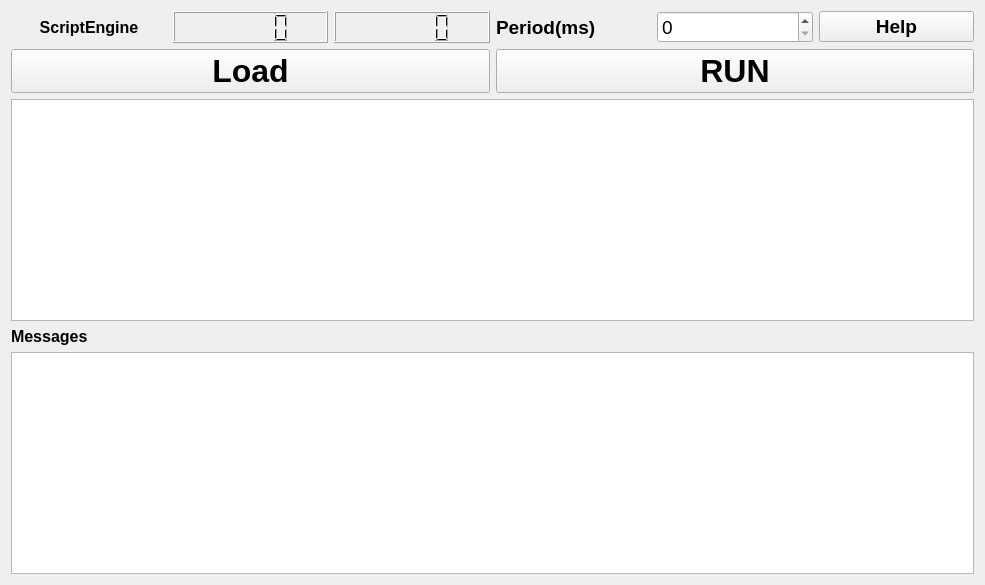
<?xml version="1.0" encoding="UTF-8"?>
<ui version="4.0">
 <class>ScriptEngine</class>
 <widget class="QWidget" name="ScriptEngine">
  <property name="geometry">
   <rect>
    <x>0</x>
    <y>0</y>
    <width>985</width>
    <height>585</height>
   </rect>
  </property>
  <property name="font">
   <font>
    <pointsize>24</pointsize>
    <weight>75</weight>
    <bold>true</bold>
   </font>
  </property>
  <property name="windowTitle">
   <string>SamplePlugin</string>
  </property>
  <property name="autoFillBackground">
   <bool>false</bool>
  </property>
  <layout class="QVBoxLayout" name="verticalLayout">
   <item>
    <layout class="QHBoxLayout" name="horizontalLayout">
     <item>
      <widget class="QLabel" name="label">
       <property name="font">
        <font>
         <pointsize>12</pointsize>
        </font>
       </property>
       <property name="text">
        <string>ScriptEngine</string>
       </property>
       <property name="alignment">
        <set>Qt::AlignCenter</set>
       </property>
      </widget>
     </item>
     <item>
      <widget class="QLCDNumber" name="lcdNumber">
       <property name="font">
        <font>
         <pointsize>14</pointsize>
        </font>
       </property>
      </widget>
     </item>
     <item>
      <widget class="QLCDNumber" name="lcdNumber_2">
       <property name="font">
        <font>
         <pointsize>14</pointsize>
        </font>
       </property>
      </widget>
     </item>
     <item>
      <widget class="QLabel" name="label_3">
       <property name="font">
        <font>
         <pointsize>14</pointsize>
         <weight>75</weight>
         <bold>true</bold>
        </font>
       </property>
       <property name="text">
        <string>Period(ms)</string>
       </property>
      </widget>
     </item>
     <item>
      <widget class="QSpinBox" name="spinBox">
       <property name="font">
        <font>
         <pointsize>14</pointsize>
         <weight>50</weight>
         <bold>false</bold>
        </font>
       </property>
       <property name="minimum">
        <number>0</number>
       </property>
       <property name="maximum">
        <number>1000</number>
       </property>
       <property name="value">
        <number>0</number>
       </property>
      </widget>
     </item>
     <item>
      <widget class="QPushButton" name="helpButton">
       <property name="font">
        <font>
         <pointsize>14</pointsize>
        </font>
       </property>
       <property name="text">
        <string>Help</string>
       </property>
      </widget>
     </item>
    </layout>
   </item>
   <item>
    <layout class="QHBoxLayout" name="horizontalLayout_2">
     <item>
      <widget class="QPushButton" name="m_loadButton">
       <property name="text">
        <string>Load</string>
       </property>
      </widget>
     </item>
     <item>
      <widget class="QPushButton" name="m_runButton">
       <property name="text">
        <string>RUN</string>
       </property>
      </widget>
     </item>
    </layout>
   </item>
   <item>
    <widget class="QTextEdit" name="m_textEditScript">
     <property name="font">
      <font>
       <pointsize>12</pointsize>
       <weight>50</weight>
       <bold>false</bold>
      </font>
     </property>
    </widget>
   </item>
   <item>
    <widget class="QLabel" name="label_2">
     <property name="font">
      <font>
       <pointsize>12</pointsize>
      </font>
     </property>
     <property name="text">
      <string>Messages</string>
     </property>
    </widget>
   </item>
   <item>
    <widget class="QTextEdit" name="m_textEditMessages">
     <property name="font">
      <font>
       <pointsize>12</pointsize>
       <weight>50</weight>
       <bold>false</bold>
      </font>
     </property>
    </widget>
   </item>
  </layout>
 </widget>
 <resources/>
 <connections/>
</ui>
